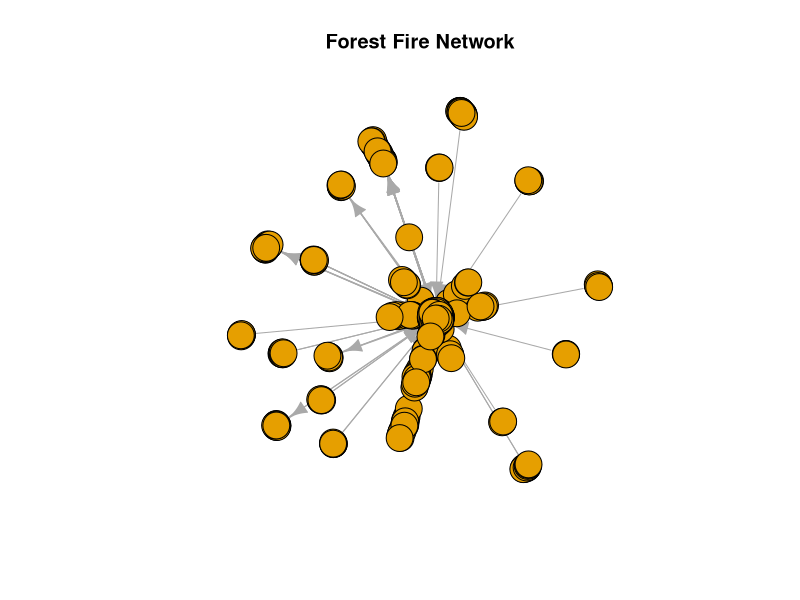
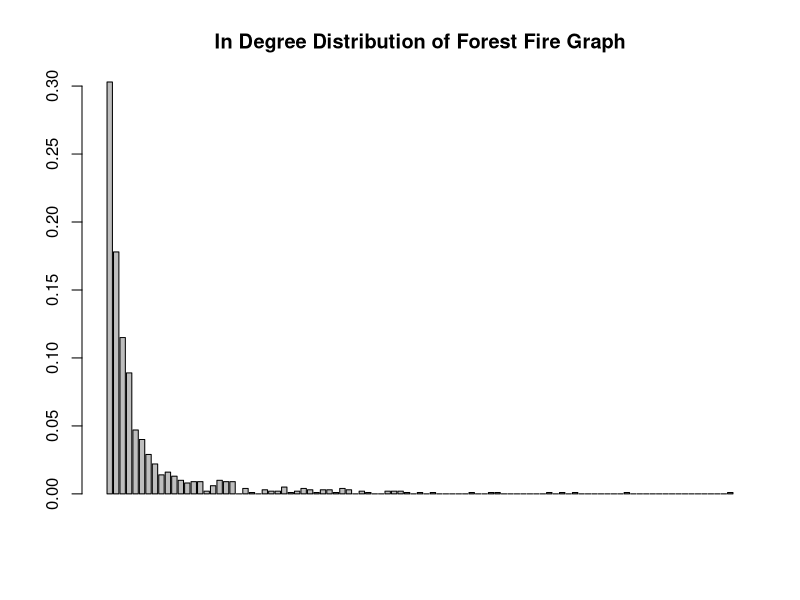
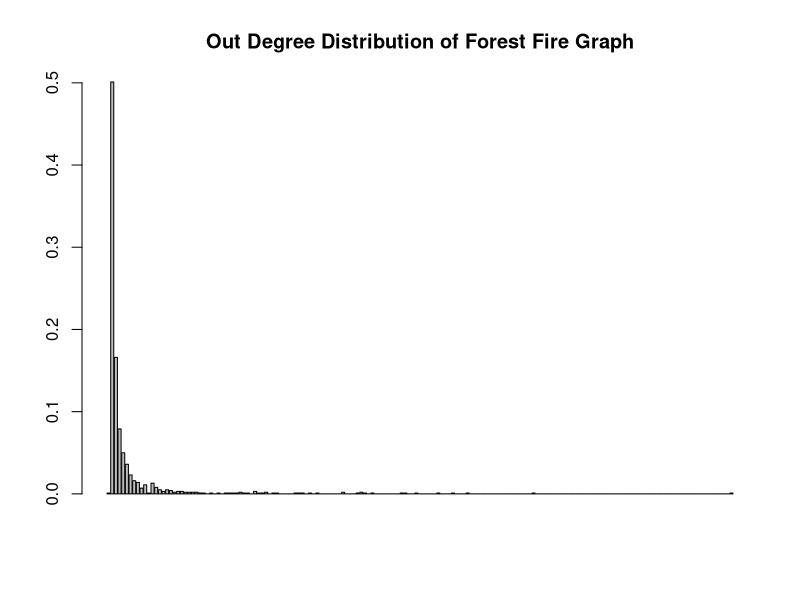
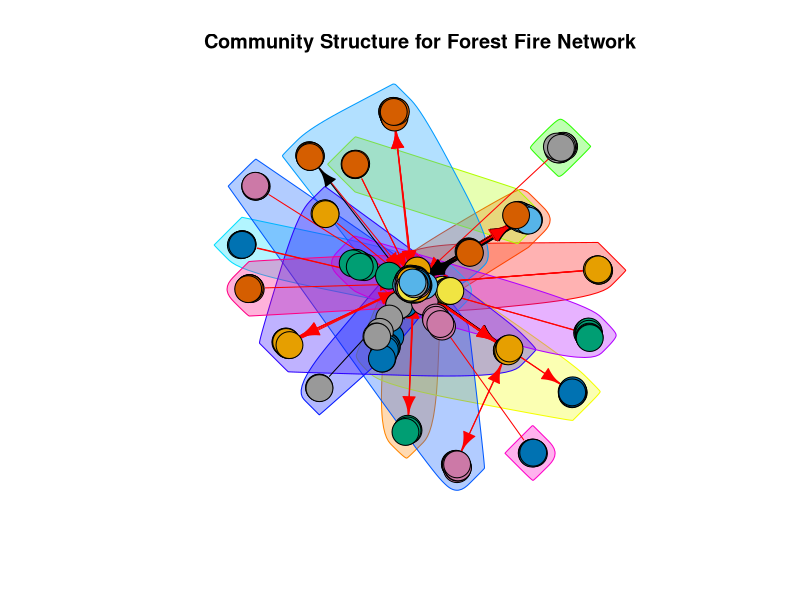

R code for these plots, in order:
library(igraph)

# part(a)
forest_fire_graph <- forest.fire.game(1000, fw.prob=0.37, bw.factor=0.32/0.37)
plot(forest_fire_graph, vertex.label=NA, main="Forest Fire Network")

# in-degree distribution
in_degree <- degree.distribution(forest_fire_graph, mode="in")
barplot(in_degree, main="In Degree Distribution of Forest Fire Graph")

# out-degree distribution
out_degree <- degree.distribution(forest_fire_graph, mode="out")
barplot(out_degree, main="Out Degree Distribution of Forest Fire Graph")

# part(b)
# find the diameter of the network
diameter <- diameter(forest_fire_graph)

# part(c)
# find the community structure of the network
community_structure <- spinglass.community(forest_fire_graph)
plot(community_structure, forest_fire_graph, vertex.label=NA, main="Community Structure for Forest Fire Network")

# find the modularity of the structure
modularity <- modularity(community_structure)
